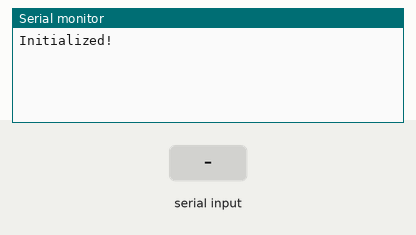
Recording of a sketch running on a simulated Arduino Uno, built with avr-gcc and run on an emulated ATmega328P. Parts: the last lines printed to the serial monitor. Inputs (shaded band) come from the test bench.

Above: at 1.2 s.
1.3 s: "help\n" received over Serial
At 2.1 s:
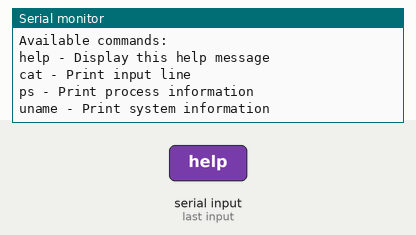
2.8 s: byte 10 ('\n') received over Serial
At 4.0 s:
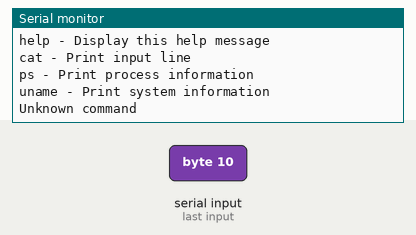
4.3 s: "cat\n" received over Serial
At 5.3 s:
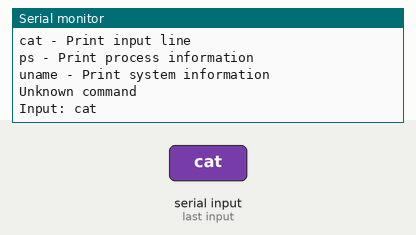
5.8 s: "ps\n" received over Serial
At 6.4 s:
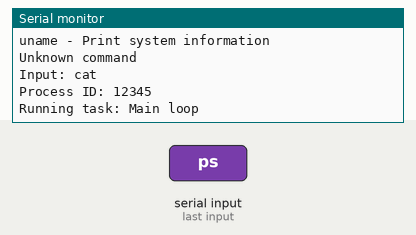
7.3 s: "uname\n" received over Serial
At 8.8 s:
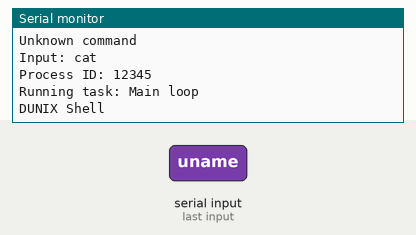

Measured:
- after the input at 1.3 s, the serial monitor: prints a new line at once (image 1)
- after the input at 2.8 s, the serial monitor: prints a new line at once (image 2)
- after the input at 4.3 s, the serial monitor: prints a new line at once (image 3)
- after the input at 5.8 s, the serial monitor: prints a new line at once (image 4)
- after the input at 7.3 s, the serial monitor: prints a new line at once (image 5)

The sketch:

DUNIX-mainshell.ino
```cpp
#include <Arduino.h>

const int MAX_LINE_LENGTH = 80;

char command[MAX_LINE_LENGTH];
int commandIndex = 0;

void setup() {
  Serial.begin(115200);
  Serial.println("Initialized!");
}

void loop() {
  if (Serial.available()) {
    char c = Serial.read();
    if (c == '\n') {
      command[commandIndex] = '\0';
      executeCommand();
      commandIndex = 0;
    } else if (commandIndex < MAX_LINE_LENGTH - 1) {
      command[commandIndex++] = c;
    }
  }
}

void executeCommand() {
  if (strcmp(command, "help") == 0) {
    printHelp();
  } else if (strcmp(command, "cat") == 0) {
    catCommand();
  } else if (strcmp(command, "ps") == 0) {
    psCommand();
  } else if (strcmp(command, "uname") == 0) {
    unameCommand();
  } else {
    Serial.println("Unknown command");
  }
}

void printHelp() {
  Serial.println("Available commands:");
  Serial.println("help - Display this help message");
  Serial.println("cat - Print input line");
  Serial.println("ps - Print process information");
  Serial.println("uname - Print system information");
}

void catCommand() {
  Serial.print("Input: ");
  Serial.println(command);
}

void psCommand() {
  Serial.println("Process ID: 12345");
  Serial.println("Running task: Main loop");
}

void unameCommand() {
  Serial.println("DUNIX Shell");
}
```
